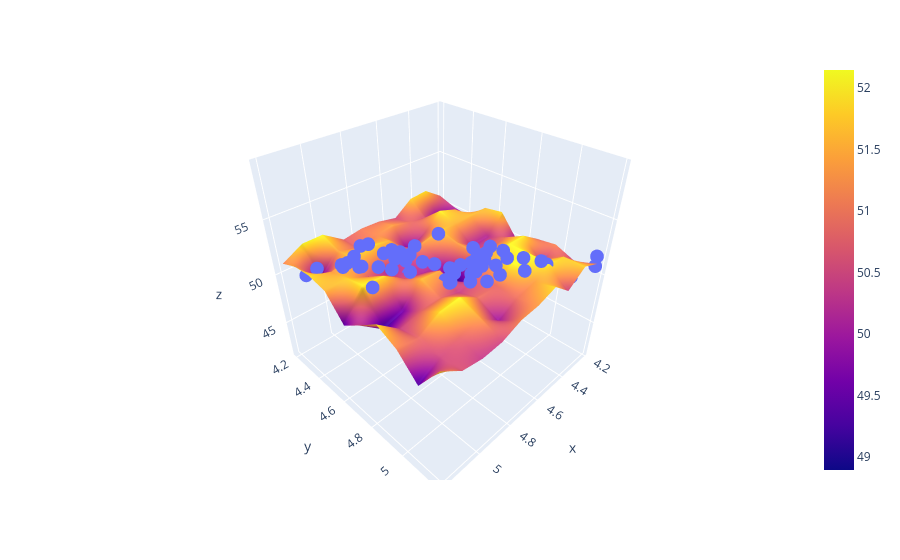

Notebook cell for this chart:
### Code cell
fig = px.scatter_3d(df, x = x.ravel(), y = y.ravel(), z = z.ravel())
fig.add_trace(go.Surface(x=x_input, y = y_input, z = z_final))
fig.show()
